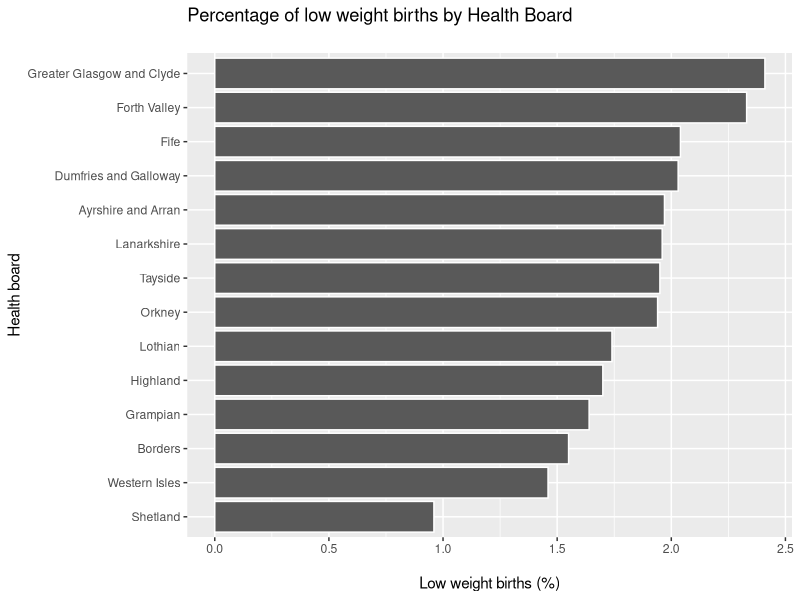
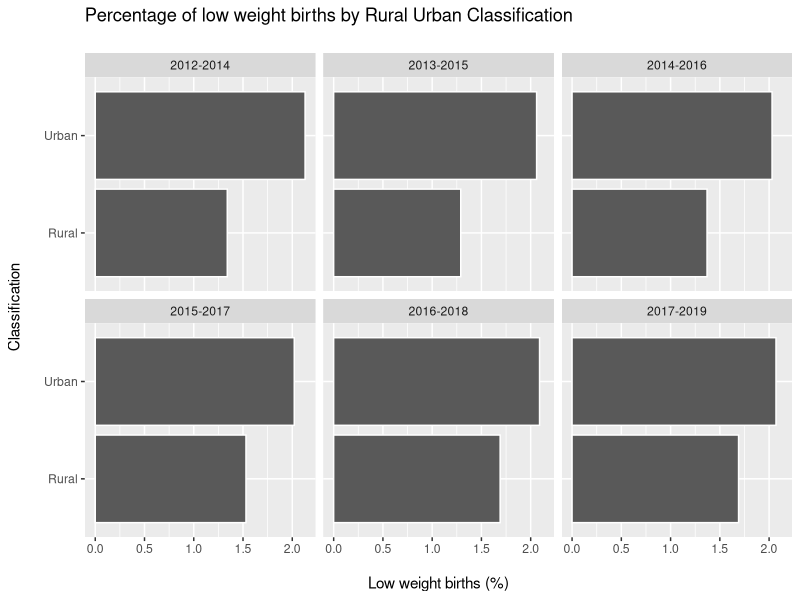
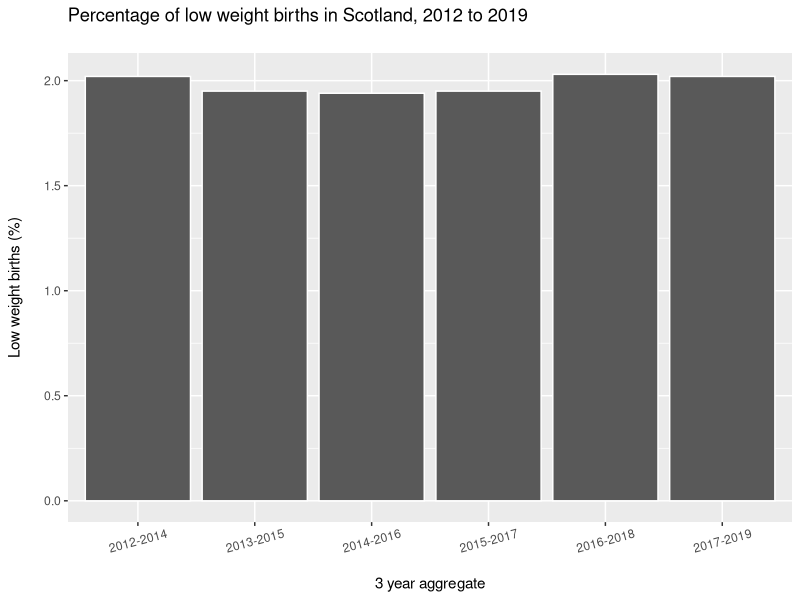

Reproduce these figures in R, in order.
library(tidyverse)

birth_weight <- read_csv("clean_data/birth_weight_summary.csv") 

# 1. calculate the percentage of low weight births by health board
birth_weight_hb <- birth_weight %>% 
  group_by(health_board_name) %>% 
  summarise(percent_lbw_by_hb = 
              round((100*(sum(low_weight_births) / sum(all_births))), 2))

# plot data to the graph
birth_weight_hb %>% 
  ggplot()+
  aes(x = reorder(health_board_name, percent_lbw_by_hb), y = percent_lbw_by_hb)+
  geom_col(col = "white")+
  coord_flip()+
  labs(x = "Health board",
       y = "\nLow weight births (%)",
       title = "Percentage of low weight births by Health Board\n")

# 2. calculate the percentage of low weight births by Urban Rural Classification over our time period
birth_weight_ur <- birth_weight %>% 
  group_by(date_code, urban_rural_2_name) %>% 
  summarise(percent_lbw_by_ur = 
              round((100*(sum(low_weight_births) / sum(all_births))), 2))

# plot data to the graph
birth_weight_ur %>% 
  ggplot()+
  aes(x = urban_rural_2_name, y = percent_lbw_by_ur)+
  geom_col(col = "white")+
  facet_wrap(~date_code)+
  coord_flip()+
  labs(x = "Classification\n",
       y = "\nLow weight births (%)",
       title = "Percentage of low weight births by Rural Urban Classification\n")

# 3. calculate the percentage low weight bights by 3 aggregate years
birth_weight_year <- birth_weight %>% 
  group_by(date_code) %>% 
  summarise(percent_lbw_by_year = 
              round((100*(sum(low_weight_births) / sum(all_births))), 2))

# plot data to the graph
birth_weight_year %>% 
  ggplot()+
  aes(x = date_code, y = percent_lbw_by_year)+
  geom_col(col = "white")+
  labs(x = "\n3 year aggregate",
       y = "Low weight births (%)\n",
       title = "Percentage of low weight births in Scotland, 2012 to 2019\n")+
  theme(axis.text.x = element_text(angle = 15, vjust = 0.6))

# 4. calculate the total number of births
total_births_by_year <- birth_weight %>% 
  group_by(date_code) %>% 
  summarise(sum_births_by_year = sum(all_births/1000))

# plot data to the graph
total_births_by_year_graph <- total_births_by_year %>% 
  ggplot()+
  aes(x = date_code, y = sum_births_by_year)+
  geom_col(col = "white")+
  labs(x = "\n3 year aggregate",
       y = "Births (1000 units)\n",
       title = "Number of singleton births in Scotland, 2012 to 2019\n")+
  theme(axis.text.x = element_text(angle = 15, vjust = 0.6))
